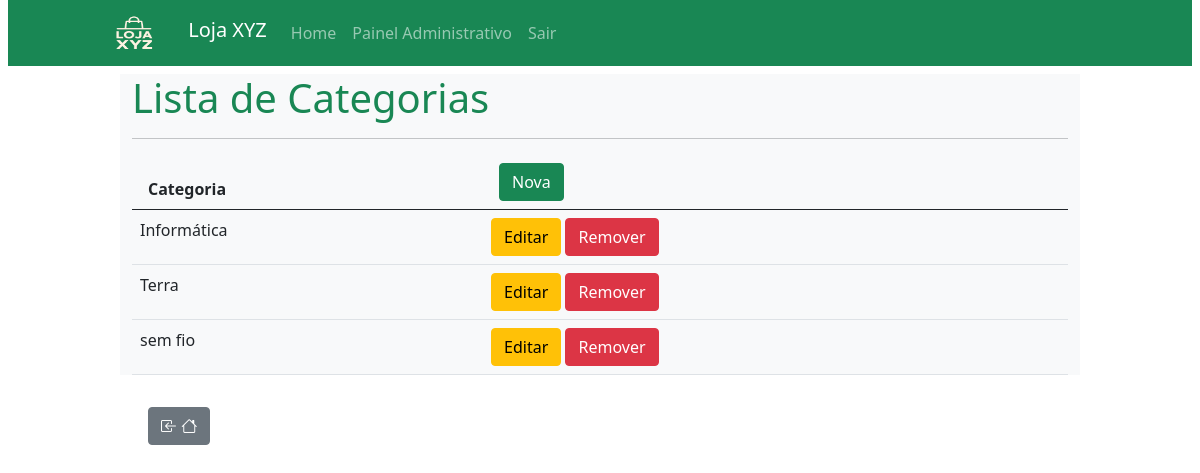
/categorias/ (signed in), run on the app's committed database.
### estoque_app/models.py (models this page shows, shortened)
class Categoria(models.Model):
    nome = models.CharField(max_length=100)
    descricao = models.TextField(blank=True, null=True)

### estoque_app/views.py (the view)
# urls.py: path('categorias/', views.categorias, name='categorias'),
@login_required
def categorias(request):
    categorias = Categoria.objects.all().order_by('nome')
    contexto = {'categorias': categorias}
    return render(request, 'categoria/categorias.html', contexto)

### estoque_app/templates/categoria/categorias.html (shortened to what this page needs)
{% extends 'base.html' %}
{% block conteudo %}
    <h1 class="text-success">Lista de Categorias</h1>
    <hr>
    <div class="categoria-lista">
        <table class="table">
            <thead class="table">
                <tr>
                    <td>
                        <strong>Categoria</strong>
                    </td>
                    <td>
                        <a href="{% url 'nova_categoria' %}"> <button class="btn btn-success">Nova</button></a>
                    </td>
                </tr>
            </thead>
            <tbody>
                {% for categoria in categorias %}
                <tr>
                    <td>{{ categoria.nome }}</td>
                    <td>
                        <a href="{% url 'editar_categoria' categoria.id %}"><button class="btn btn-warning">Editar</button></a>
                {% if perms.estoque_app.delete_categoria %}
                    <a href="{% url 'excluir_categoria' categoria.id %}"><button class="btn btn-danger">Remover</button></a>
                    {% endif %}
                    </td>
                    </tr>
                {% endfor %}
            </tbody>
            </table>
    </div>
{% endblock %}

### data on the page
Categoria: nome "Informática"
Categoria: nome "Terra"
Categoria: nome "sem fio"
